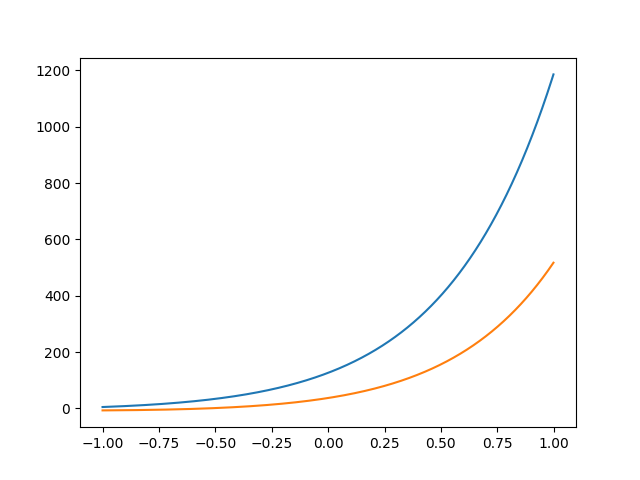

The Python source for this figure:
import numpy as np
from scipy.integrate import odeint
import matplotlib.pyplot as plt

t = np.arange(-1, 1 ,0.001)
x0 = 5
y0 = -7
z0 = x0, y0
e = 2.72

def diff_func(z, t): 
    x, y = z

    dx_dt = 3*x - 2*y + (e ** (3 * t)) / (e ** t + 1 )
    dy_dt = x - (e ** (3 * t)) / (e ** t + 1 )

    return dx_dt, dy_dt

sol = odeint(diff_func, z0, t)

plt.plot(t, sol)
plt.savefig('task2')
